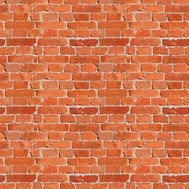
#> input picture PDI/trab-n1/images/tijolo.jpg, 189 x 189 px, shrunk from 740 x 740 before the run, given in place of lena.png, which was not available
$ python main.py
#> lines starting #> are read from the running program, lines starting #| are printed output that depends on the picture; pictures that were not available may be replaced by others from this repository, and a replacement may not be noted
import numpy as np
import cv2
import matplotlib.pyplot as plt
import math as m

def load_image(file_path):
#> called with file_path = '.\\images\\lena.png'
    img = cv2.imread(file_path)
#> img is the input picture: shape (189, 189, 3); mean B, G, R 77.9, 117.1, 210
    img_gray = cv2.cvtColor(img, cv2.COLOR_BGR2GRAY)
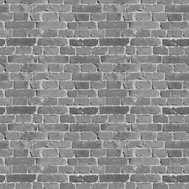
#> img_gray: shape (189, 189); min 30, max 234, mean 140.4
#> the answer given: 3
    return img_gray

def create_mean_kernel(k):
#> the answer given: 3
#> the answer given: 1
    kernel = (1/k**2) * np.ones((k,k))
    return kernel


def apply_mean_filter(image, kernel, n, padding):
#> called with kernel = array of shape (3, 3), n = 3, padding = 1
    c = int(kernel.shape[0] / 2)
    if padding:
        image = pad_image(image, c)
#> in pad_image, `padded_image = np.pad(image, ((c, c), (c, c)), mode='constant')`:
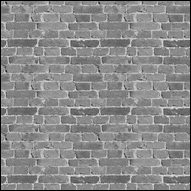
#> padded_image: shape (191, 191); min 0, max 234, mean 137.5
    mean_image = image.copy()
    for _ in range(n):
        mean_image = convolve_mean(mean_image, kernel, c)
#> this loop made 3 passes
#> pass 1, in apply_mean_filter, `mean_image = convolve_mean(mean_image, kernel, c)`:
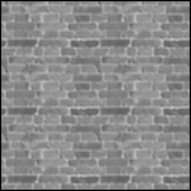
#> mean_image: shape (191, 191); min 0, max 194, mean 136.5
#> pass 3, in apply_mean_filter, `mean_image = convolve_mean(mean_image, kernel, c)`:
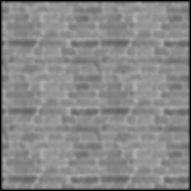
#> mean_image: shape (191, 191); min 0, max 175, mean 135.4
    if padding:
        mean_image = mean_image[c:-c, c:-c]
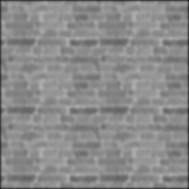
#> mean_image: shape (189, 189); min 32, max 175, mean 138.3
    return mean_image

def create_median_kernel(k):
    kernel_median = np.ones((k,k))
    return kernel_median

def apply_median_filter(image, kernel, n, padding):
#> called with kernel = array of shape (3, 3), n = 3, padding = 1
    c = int(kernel.shape[0] / 2)
    if padding:
        image = pad_image(image, c)
    median_image = image.copy()
    for _ in range(n):
        median_image = convolve_median(median_image, kernel, c)
#> this loop made 3 passes
#> pass 1, in apply_median_filter, `median_image = convolve_median(median_image, kernel, c)`:
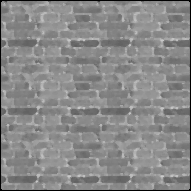
#> median_image: shape (191, 191); min 0, max 203, mean 136.2
    if padding:
        median_image = median_image[c:-c, c:-c]
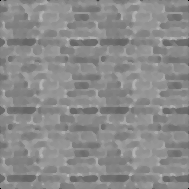
#> median_image: shape (189, 189); min 0, max 187, mean 138.1
    return median_image

def create_gaussian_kernel(k):
    x = np.arange(0, k)
    y = np.arange(0, k)
    x, y = np.meshgrid(x - k/2, y - k/2)
    sigma = 4 # std deviation
    a = np.exp(-(x**2 + y**2) / (2 * sigma**2))
    return a / a.sum()

def apply_gaussian_filter(image, kernel, n, padding):
#> called with kernel = array of shape (3, 3), n = 3, padding = 1
    c = int(kernel.shape[0] / 2)
    if padding:
        image = pad_image(image, c)
    gaussian_image = image.copy()
    for _ in range(n):
        gaussian_image = convolve_gaussian(gaussian_image, kernel, c)
    if padding:
        gaussian_image = gaussian_image[c:-c, c:-c]
    return gaussian_image

def pad_image(image, c):
    padded_image = np.pad(image, ((c, c), (c, c)), mode='constant')
    return padded_image

def convolve_mean(image, kernel, c):
    new_image = image.copy()
    for x in range(c, image.shape[0]-c):
        for y in range(c, image.shape[1]-c):
            sub_image = image[x - c : x + c + 1, y - c : y + c + 1]
            mean = (sub_image * kernel).sum()
            new_image[x, y] = round(mean)
    return new_image

def convolve_median(image, kernel, c):
    new_image = image.copy()
    for x in range(c, image.shape[0]-c):
        for y in range(c, image.shape[1]-c):
            sub_image = image[x - c : x + c + 1, y - c : y + c + 1]
            median = np.median(sub_image * kernel)
            new_image[x, y] = m.ceil(median)
    return new_image

def convolve_gaussian(image, kernel, c):
    new_image = image.copy()
    for x in range(c, image.shape[0]-c):
        for y in range(c, image.shape[1]-c):
            sub_image = image[x - c : x + c + 1, y - c : y + c + 1]
            gaussian = (sub_image * kernel).sum()
            new_image[x, y] = round(gaussian)
    return new_image

def main():
    file_path = r'.\images\lena.png'
    img = load_image(file_path)
    k_mean = int(input('Informe a dimensão do kernel:'))
    k_gaussian = k_median = k_mean
    kernel_mean = create_mean_kernel(k_mean)
    kernel_median = create_median_kernel(k_median)
    kernel_gaussian = create_gaussian_kernel(k_gaussian)
    n = int(input('Informe o número de aplicações do filtro: '))
    padding = int(input('Você deseja realizar Padding? (1 para sim, 0 para não): '))
    mean_image = apply_mean_filter(img, kernel_mean, n, padding)
    median_image = apply_median_filter(img, kernel_median, n, padding)
    gaussian_image = apply_gaussian_filter(img, kernel_gaussian, n, padding)


    #padding = int(input('Padding para mediana? (1 for yes, 0 for no): ')

    plt.figure(figsize=(20,5))

    plt.subplot(1, 4, 1)
    plt.imshow(img, cmap='gray')
    plt.title('Imagem Original')

    plt.subplot(1, 4, 2)
    plt.imshow(mean_image, cmap='gray')
    plt.title('Filtro de Média')

    plt.subplot(1, 4, 3)
    plt.imshow(median_image, cmap='gray')
    plt.title('Filtro de Mediana')

    plt.subplot(1, 4, 4)
    plt.imshow(gaussian_image, cmap='gray')
    plt.title('Filtro Gaussiano')

    plt.show()

if __name__ == "__main__":
    main()
